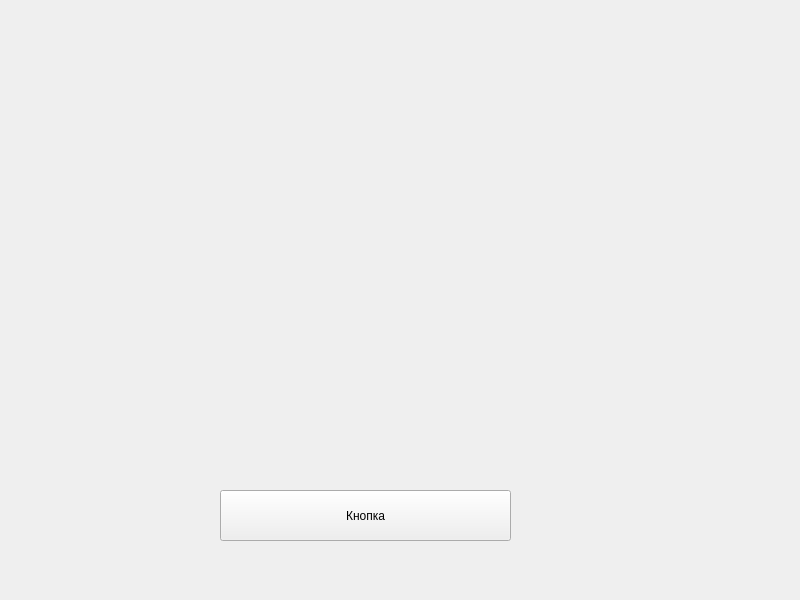
<?xml version="1.0" encoding="UTF-8"?>
<ui version="4.0">
 <class>MainWindow</class>
 <widget class="QMainWindow" name="MainWindow">
  <property name="geometry">
   <rect>
    <x>0</x>
    <y>0</y>
    <width>800</width>
    <height>600</height>
   </rect>
  </property>
  <property name="windowTitle">
   <string>Git и желтые окружности</string>
  </property>
  <widget class="QWidget" name="centralwidget">
   <widget class="QPushButton" name="pushButton">
    <property name="geometry">
     <rect>
      <x>220</x>
      <y>490</y>
      <width>291</width>
      <height>51</height>
     </rect>
    </property>
    <property name="text">
     <string>Кнопка</string>
    </property>
   </widget>
  </widget>
 </widget>
 <resources/>
 <connections/>
</ui>
